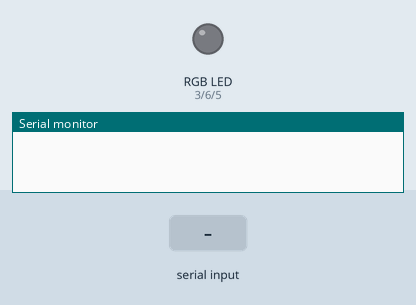
This sketch was run on a simulated Arduino Uno, built with avr-gcc and run on an emulated ATmega328P. Parts: an RGB LED mixed from three pins (HIGH = lit), the last lines printed to the serial monitor. Inputs (shaded band) come from the test bench. Dim RGB values are drawn brighter than linear.

Above: at 1.2 s.
1.3 s: byte 82 ('R') received over Serial
2.8 s: byte 83 ('S') received over Serial
5.3 s: "90,45,200\n" received over Serial
At 5.7 s:
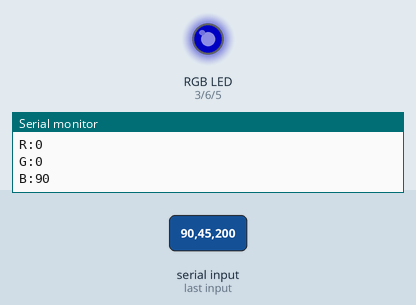
6.8 s: "90,45\n" received over the second serial link
8.3 s: "90,45,200,10\n" received over the second serial link
9.8 s: "90,45,200,10,150,30\n" received over the second serial link
Timing chart, 0 to 12.3 s (numbered marks = the images above; inputs shaded):
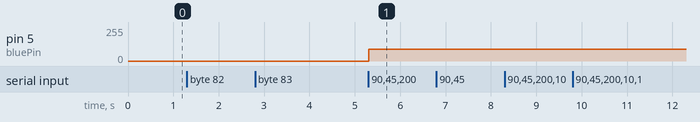

Measured:
- after the input at 5.3 s, pin 5 (bluePin): 0/255 → 90/255 at once

The sketch:

BT_HC_06.ino
```cpp
#include <SoftwareSerial.h>

#define redPin 3
#define greenPin 6
#define bluePin 5

int red=0;
int green=0;
int blue=0;


SoftwareSerial mySerial(12, 13); // RX, TX

void setup()
{

  pinMode(redPin, OUTPUT);
  pinMode(greenPin, OUTPUT);
  pinMode(bluePin, OUTPUT);


  Serial.begin(9600); //set baud rate
  mySerial.begin(9600);

  analogWrite(redPin,red);
  analogWrite(greenPin,green);
  analogWrite(bluePin,blue);
}

void loop()
{
  /*
  while(Serial.available())
  {//while there is data available on the serial monitor
    message+=char(Serial.read());//store string from serial command
  }
  if(!Serial.available())
  {
    if(message!="")
    {//if data is available
      Serial.println(message); //show the data
      message=""; //clear the data
    }else{
      Serial.println(tmp);
      tmp=(tmp+1)%255;
    }
  }
  delay(1000); //delay
*/

  if (mySerial.available()){
    //Serial.println("BT");
    char data = mySerial.read();
    if('R'==data){
       mySerial.print(red);
       mySerial.print(',');
       mySerial.print(green);
       mySerial.print(',');
       mySerial.println(blue);
       Serial.println("BT Asked data");
    }else if('S'==data){
       Serial.println("BT Sets Data");
       red = mySerial.parseInt();
       Serial.print("R:");
       Serial.println(red);
       green = mySerial.parseInt();
       Serial.print("G:");
       Serial.println(green);
       blue = mySerial.parseInt();
       Serial.print("B:");
       Serial.println(blue);
       red = constrain(red, 0, 255);
      green = constrain(green, 0, 255);
      blue = constrain(blue, 0, 255);
      setColor(red,green,blue);
    }else {
      Serial.write(data);
    }
  }
  if (Serial.available()){
    char data = Serial.read();
    if('R'==data){
       Serial.print(red);
       Serial.print(',');
       Serial.print(green);
       Serial.print(',');
       Serial.println(blue);
    }else if('S'==data){
      Serial.println("Parsing");
       red = Serial.parseInt();
       Serial.print("R:");
       Serial.println(red);
       green = Serial.parseInt();
       Serial.print("G:");
       Serial.println(green);
       blue = Serial.parseInt();
       Serial.print("B:");
       Serial.println(blue);
       red = constrain(red, 0, 255);
      green = constrain(green, 0, 255);
      blue = constrain(blue, 0, 255);
      setColor(red,green,blue);
    }else {
      mySerial.write(data);
    }
  }
}

void setColor(int red, int green, int blue)
{
  analogWrite(redPin, red);
  analogWrite(greenPin, green);
  analogWrite(bluePin, blue);
}
```
